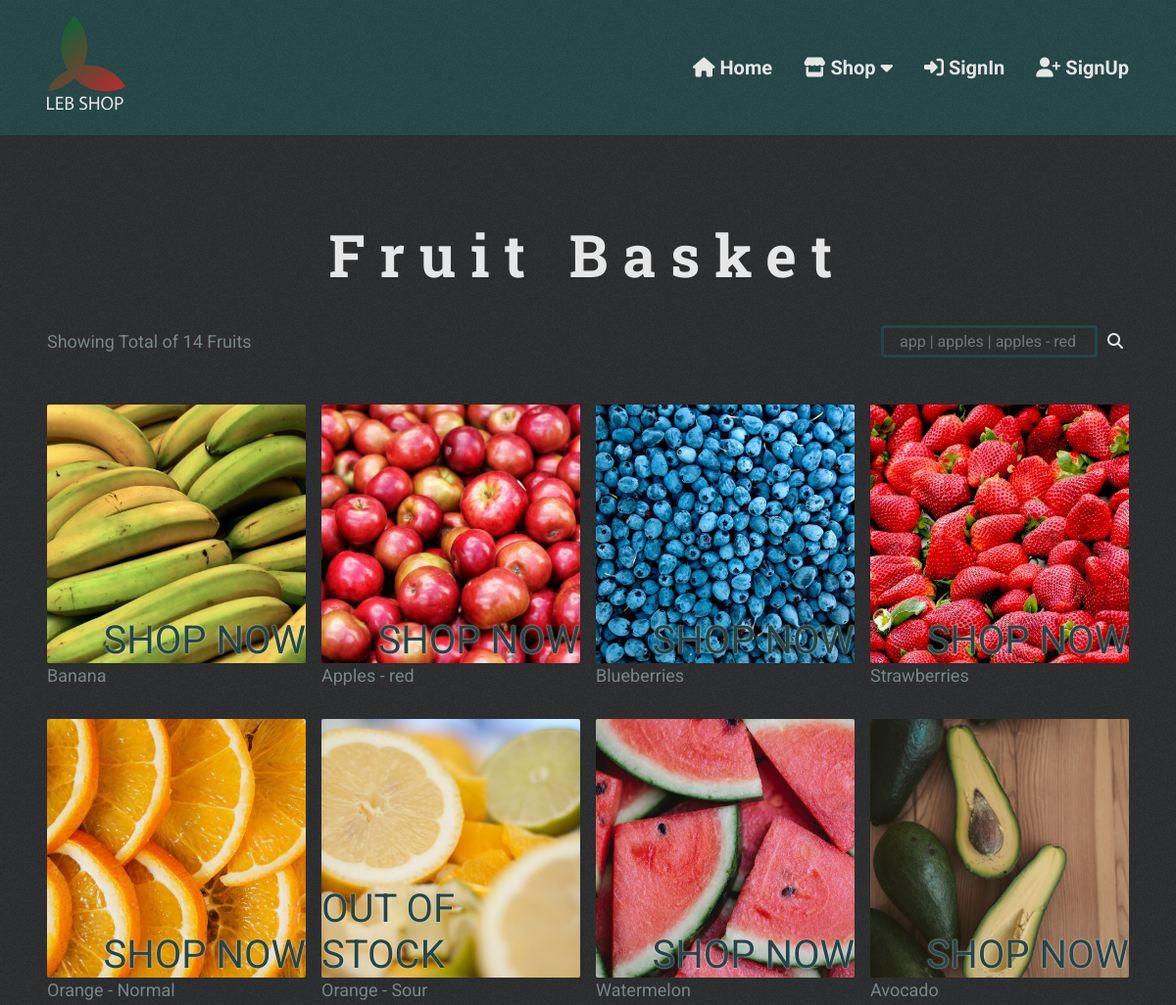
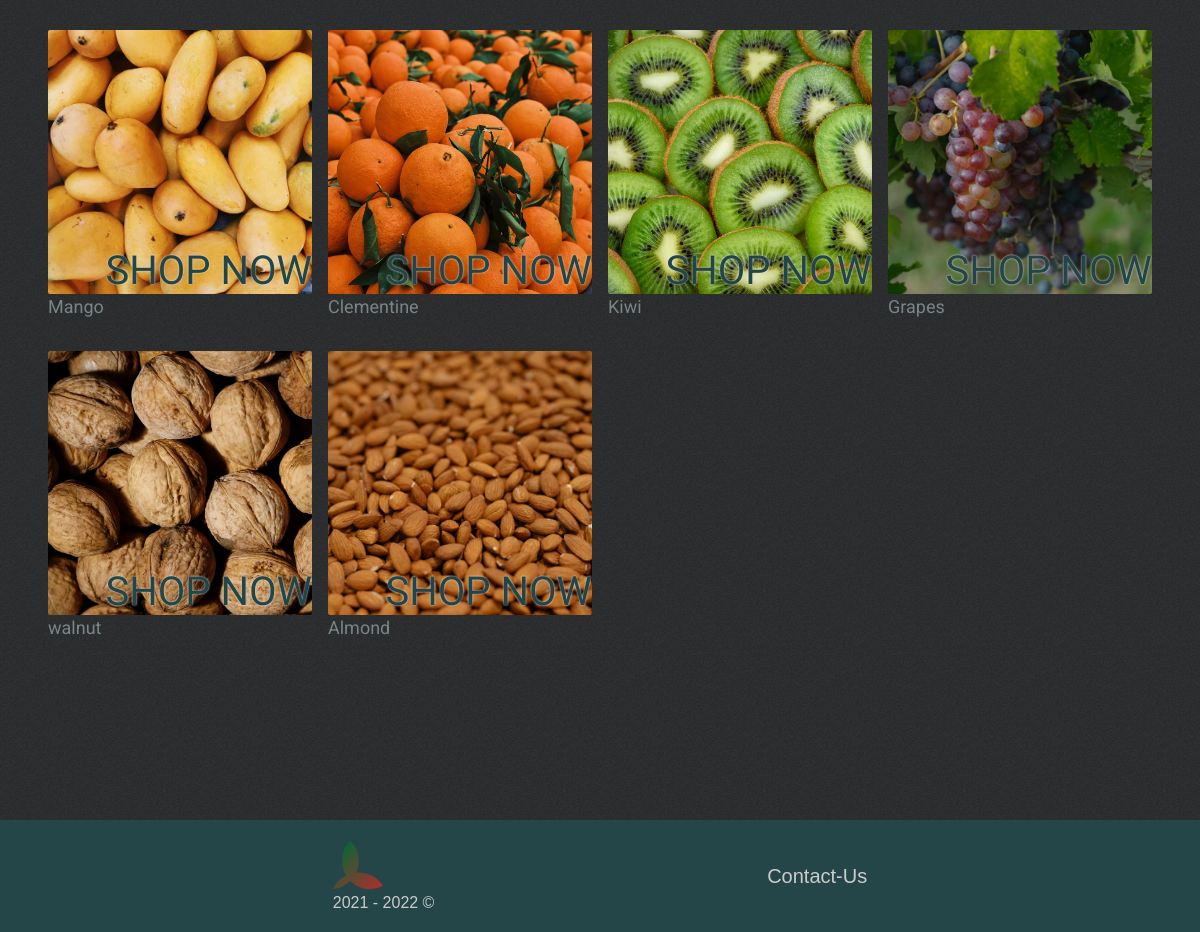
/shop/all, run on the app's committed database (2 pictures, top to bottom).
### lebshop/db_models.py (models this page shows)
class Fruit(db.Model):
    __tablename__ = "fruits"
    id = db.Column(db.Integer(), primary_key=True)
    name = db.Column(db.String(50), unique=True, nullable=False)
    uom = db.Column(db.String(10), nullable=False)
    price = db.Column(db.Float(), nullable=False)
    currency = db.Column(db.String(32), nullable=False)
    in_stock = db.Column(db.Boolean(), nullable=False)
    desc = db.Column(db.String(100))
    image_path = db.Column(db.String(100), unique=True)
    categories = relationship(
        "Categories", secondary=fruit_category_association_table)
    carts = relationship("FruitCartAss", back_populates="fruit_obj")

### lebshop/routes.py (the view)
@app.route("/shop/<category>")
def leb_shop(category):
    if category == "all":
        fruits_data = Fruit.query.all()
    else:
        fruits_data = Fruit.query.join(
            Fruit.categories, aliased=True).filter_by(name=category).all()
    return render_template("shop.html", fruits_data=fruits_data, keyword=f"category: {category}")

### lebshop/templates/shop.html (shortened to what this page needs)
<!DOCTYPE html>
<html lang="en">
  <head>
    {% include "head_data.html" %}
    <link
      rel="stylesheet"
      href="{{ url_for('static', filename='css/shop.css')}}"
    />
  </head>
  <body>
    <header class="header">
      {% include "nav_bar.html" %} {% include "modal_msgs.html" %}
    </header>
    <main class="main cont">
      <div class="shop">
        <h1 class="shop__title">Fruit Basket</h1>
        <div class="shop__search-cont">
          <p class="shop_results-count">
            Showing Total of {{ fruits_data | length }} Fruits
          </p>
          <form
            action="{{ url_for('leb_shop_search')}}"
            method="get"
            enctype="multipart/form-data"
            id="headerSearchForm"
          >
            <div class="shop__search-controls">
              {% if keyword.split(': ')[0] == "q" %}
              <input
                type="text"
                name="q"
                class="search-input"
                placeholder="app | apples | apples - red"
                value="{{ keyword.split(': ')[1] }}"
                autocomplete="off"
              />
              {% else %}
              <input
                type="text"
                name="q"
                class="search-input"
                placeholder="app | apples | apples - red"
                autocomplete="off"
              />
              {% endif %}
              <button type="submit" class="search-submit">
                <i class="fas fa-search"></i>
              </button>
            </div>
          </form>
        </div>
        {% if not fruits_data: %}
        <h1 class="no-results-disc">
          No results for
          <span class="no-results-disc__keyword">
            '{{ keyword.split(":")[1] }}'
          </span>
        </h1>
        {% else %}
        <div class="shop__fruit-cards-cont">
          {% for fruit in fruits_data: %}
          <div class="shop__fruit-card">
            {% if not fruit.in_stock: %}
            <div class="fruit-card__img-cont">
              <img
                src="{{ url_for('static', filename='img/market/' + fruit.image_path) }}"
                alt="{{ fruit.name }}"
                loading="lazy"
                class="fruit-card__img"
              />
              <div class="fruit-card__img-overlay">
                <span class="overlay-text">OUT OF STOCK</span>
              </div>
            </div>
            <p class="fruit-name no-stock">{{ fruit.name }}</p>
            {% else %}
            <a href="{{ url_for('product_view', product_id=fruit.id)}}">
              <div class="fruit-card__img-cont">
                <picture class="fruit-card__img">
                  <source
                    srcset="{{ url_for('static', filename='img/market/' + fruit.image_path) }}"
                    media="(min-width: 769px)"
                  />
                  <img
                    src="{{ url_for('static', filename='img/market/mobile/' + fruit.image_path) }}"
                    alt="{{ fruit.name }}"
                    class="fruit-card__img"
                    loading="lazy"
                  />
                </picture>
                <div class="fruit-card__img-overlay">
                  <span class="overlay-text">SHOP NOW</span>
                </div>
              </div>
              <p class="fruit-name">{{ fruit.name }}</p>
            </a>
            {% endif %}
          </div>
          {% endfor %} {% endif %}
        </div>
      </div>
    </main>
    {% include "footer.html" %}
  </body>
</html>

### lebshop/static/css/shop.css (style rules this page uses)
.main { padding-block: 5rem; }
.shop__title { font-size: var(--fs-lg); text-align: center; font-weight: 700; letter-spacing: 0.25em; margin-bottom: 0.5em; }
.shop__search-cont { display: flex; flex-wrap: wrap; align-items: center; justify-content: space-between; margin-bottom: 3em; }
.search-input { background-color: transparent; border: 3px solid hsl(var(--dark-teal)); border-radius: 0.25em; padding: 0.25em 1em; color: hsl(var(--light-gray)); outline: none; }
.search-submit { background-color: transparent; border: 0; color: hsl(var(--light-gray)); }
.shop__fruit-cards-cont { display: grid; grid-template-columns: repeat(2, 1fr); column-gap: 1rem; row-gap: 2rem; grid-template-rows: auto; }
.fruit-card__img-cont { position: relative; overflow: hidden; border-radius: 2px; }
.fruit-card__img { aspect-ratio: 1 / 1; object-fit: cover; object-position: center center; transition: transform 100ms ease-in; }
.fruit-card__img-overlay { position: absolute; inset: 0; display: flex; justify-content: flex-end; align-items: flex-end; color: hsl(var(--dark-teal)); text-shadow: 0 0 2px hsl(var(--light-gray)); font-size: var(--fs-nrml); font-family: var(--ff-sans); }
@media (min-width: 769px) { .shop__fruit-cards-cont { grid-template-columns: repeat(4, 1fr); } }
@media (min-width: 769px) { .fruit-card__img-overlay { font-size: var(--fs-md); } }

### data on the page
Fruit: image_path (picture), name "Banana"
Fruit: image_path (picture), name "Apples - red"
Fruit: image_path (picture), name "Blueberries"
Fruit: image_path (picture), name "Strawberries"
Fruit: image_path (picture), name "Orange - Normal"
Fruit: image_path (picture), name "Orange - Sour"
Fruit: image_path (picture), name "Watermelon"
Fruit: image_path (picture), name "Avocado"
Fruit: image_path (picture), name "Mango"
Fruit: image_path (picture), name "Clementine"
Fruit: image_path (picture), name "Kiwi"
Fruit: image_path (picture), name "Grapes"
Fruit: image_path+name (picture), name "walnut"
Fruit: image_path (picture), name "Almond"

### other printed values
{{ fruits_data | length }} "14"
